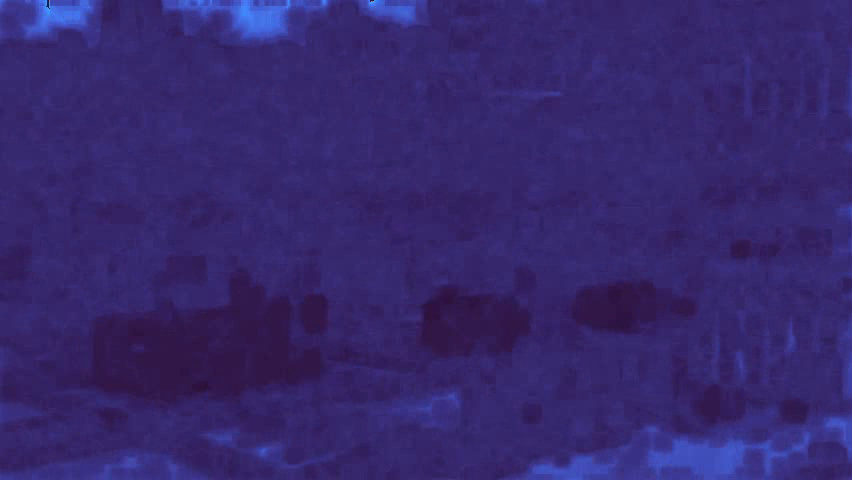
#> input picture frame 14 of resultadoGradientTemprano.mp4, 852 x 480 px, given in place of temprano.mp4, which was not available
$ jupyter execute MotionProyect.ipynb
#> lines starting #> are read from the running program, lines starting #| are printed output that depends on the picture; after the words box and inside, x2 and y2 are one past the last pixel; in counts of white or black regions, pixels touching at a corner belong together; pictures that were not available may be replaced by others from this repository, and a replacement may not be noted
[cell 1]
import os
import numpy as np
import cv2

[cell 2]
def compute_flow(frame1, frame2):
    # convert to grayscale
    gray1 = cv2.cvtColor(frame1, cv2.COLOR_BGR2GRAY)
    gray2 = cv2.cvtColor(frame2, cv2.COLOR_BGR2GRAY)

    # blurr image
    gray1 = cv2.GaussianBlur(gray1, dst=None, ksize=(3,3), sigmaX=5)
    gray2 = cv2.GaussianBlur(gray2, dst=None, ksize=(3,3), sigmaX=5)

    '''flow_params = dict(
        winSize=(5, 5),
        maxLevel=5,
        flow=None,
        flags=0
    )

    flow = cv2.calcOpticalFlowDenseRLOF(gray1, gray2, **flow_params)'''

    flow = cv2.calcOpticalFlowFarneback(gray1, gray2, None,
                                        pyr_scale=0.75,
                                        levels=3,
                                        winsize=10,
                                        iterations=3,
                                        poly_n=5,
                                        poly_sigma=1.2,
                                        flags=0)
    #print(flow)
    return flow


def get_flow_viz(flow):
    """ Obtains BGR image to Visualize the Optical Flow
        """
    hsv = np.zeros((flow.shape[0], flow.shape[1], 3), dtype=np.uint8)
    hsv[..., 1] = 255

    mag, ang = cv2.cartToPolar(flow[..., 0], flow[..., 1])
    hsv[..., 0] = ang*180/np.pi/2
    hsv[..., 2] = cv2.normalize(mag, None, 0, 255, cv2.NORM_MINMAX)
    rgb = cv2.cvtColor(hsv, cv2.COLOR_HSV2RGB)
    return rgb

def get_motion_mask(flow_mag, motion_thresh=1, kernel=np.ones((7,7))):
    """ Obtains Detection Mask from Optical Flow Magnitude
        Inputs:
            flow_mag (array) Optical Flow magnitude
            motion_thresh - thresold to determine motion
            kernel - kernal for Morphological Operations
        Outputs:
            motion_mask - Binray Motion Mask
        """
    motion_mask = np.uint8(flow_mag > motion_thresh)*255
    motion_mask = cv2.erode(motion_mask, kernel, iterations=1)
    motion_mask = cv2.morphologyEx(motion_mask, cv2.MORPH_OPEN, kernel, iterations=1)
    motion_mask = cv2.morphologyEx(motion_mask, cv2.MORPH_CLOSE, kernel, iterations=3)

    return motion_mask

def get_contour_detections_2(fr, mask, ang, angle_thresh=2, thresh=300):
    """ Obtains initial proposed detections from contours discoverd on the
        mask. Scores are taken as the bbox area, larger is higher.
        Inputs:
            mask - thresholded image mask
            angle_thresh - threshold for flow angle standard deviation
            thresh - threshold for contour size
        Outputs:
            detectons - array of proposed detection bounding boxes and scores
                        [[x1,y1,x2,y2,s]]
        """
    # get mask contours
    contours, _ = cv2.findContours(mask,
                                   cv2.RETR_EXTERNAL, # cv2.RETR_TREE,
                                   cv2.CHAIN_APPROX_TC89_L1)
    '''cv2.drawContours(fr, contours, -1, (0, 255, 0), 3)
    plt.imshow(cv2.cvtColor(fr, cv2.COLOR_BGR2RGB))
    plt.axis('off')
    plt.show()'''
    temp_mask = np.zeros_like(mask) # used to get flow angle of contours
    angle_thresh = angle_thresh*ang.std()
    detections = []
    for cnt in contours:
        # get area of contour
        x,y,w,h = cv2.boundingRect(cnt)
        area = w*h

        # get flow angle inside of contour
        cv2.drawContours(temp_mask, [cnt], 0, (255,), -1)
        flow_angle = ang[np.nonzero(temp_mask)]

        if (area > thresh) and (flow_angle.std() < angle_thresh): # hyperparameter
            detections.append([x,y,x+w,y+h, area])

    return np.array(detections)

def draw_bboxesRecortes(frame, detections, output_folder, count):
    for i, det in enumerate(detections):
        x1, y1, x2, y2 = det

        # Recorta la región del bounding box del frame original
        roi = frame[y1:y2, x1:x2].copy()
        output_path = os.path.join(output_folder, f"recorte_{count}_{i}.png")
        cv2.imwrite(output_path, roi)
        # Dibuja el bounding box en la región recortada
        cv2.rectangle(frame, (x1,y1), (x2,y2), (0,255,0), 3)

# [4 lines left out: function draw_bboxes, not called in this run]

[cell 3]
def remove_contained_bboxes(boxes):
    """ Removes all smaller boxes that are contained within larger boxes.
        Requires bboxes to be soirted by area (score)
        Inputs:
            boxes - array bounding boxes sorted (descending) by area
                    [[x1,y1,x2,y2]]
        Outputs:
            keep - indexes of bounding boxes that are not entirely contained
                   in another box
        """
    check_array = np.array([True, True, False, False])
    keep = list(range(0, len(boxes)))
    for i in keep: # range(0, len(bboxes)):
        for j in range(0, len(boxes)):
            # check if box j is completely contained in box i
            if np.all((np.array(boxes[j]) >= np.array(boxes[i])) == check_array):
                try:
                    keep.remove(j)
                except ValueError:
                    continue
    return keep

def non_max_suppression(boxes, scores, threshold=1e-1):
    """
    Perform non-max suppression on a set of bounding boxes
    and corresponding scores.
    Inputs:
        boxes: a list of bounding boxes in the format [xmin, ymin, xmax, ymax]
        scores: a list of corresponding scores
        threshold: the IoU (intersection-over-union) threshold for merging bboxes
    Outputs:
        boxes - non-max suppressed boxes
    """
    # Sort the boxes by score in descending order
    boxes = boxes[np.argsort(scores)[::-1]]

    # remove all contained bounding boxes and get ordered index
    order = remove_contained_bboxes(boxes)

    keep = []
    while order:
        i = order.pop(0)
        keep.append(i)
        for j in order:
            # Calculate the IoU between the two boxes
            intersection = max(0, min(boxes[i][2], boxes[j][2]) - max(boxes[i][0], boxes[j][0])) * \
                           max(0, min(boxes[i][3], boxes[j][3]) - max(boxes[i][1], boxes[j][1]))
            union = (boxes[i][2] - boxes[i][0]) * (boxes[i][3] - boxes[i][1]) + \
                    (boxes[j][2] - boxes[j][0]) * (boxes[j][3] - boxes[j][1]) - intersection
            iou = intersection / union

            # Remove boxes with IoU greater than the threshold
            if iou > threshold:
                order.remove(j)

    return boxes[keep]

[cell 4]
def procesar_frames(frame1, frame2, numframes):
    fr2 = frame2.copy()
    fr2_1 = fr2.copy()
    fr2_2 = frame2.copy()
    fr1 = frame1.copy()
    flow = compute_flow(fr1, fr2)
    mag, ang = cv2.cartToPolar(flow[..., 0], flow[..., 1])
    #cmap_result = plt.get_cmap('hsv_r')(np.log(mag/mag.max()))
    rgb = get_flow_viz(flow)
    motion_thresh = np.c_[np.linspace(0.3, 1, frame1.shape[0])].repeat(frame1.shape[1], axis=-1)
    mask = get_motion_mask(mag, motion_thresh=motion_thresh)
    outbin = cv2.applyColorMap(cv2.convertScaleAbs(mask), cv2.COLORMAP_BONE)
    mask_rgb = cv2.cvtColor(mask, cv2.COLOR_GRAY2RGB)
    detections = get_contour_detections_2(fr2_1, mask, ang, angle_thresh=2, thresh=400)
    #print(detections.shape)
    bboxes = detections[:, :4]
    outGRAD = cv2.applyColorMap(cv2.convertScaleAbs(np.log(mag/mag.max())), cv2.COLORMAP_TURBO)
    scores = detections[:, -1]
    for box in bboxes:
        x1,y1,x2,y2 = box
        cv2.rectangle(mask_rgb, (x1,y1), (x2,y2), (255,0,0), 3)
    #mask_rgb
    nms_bboxes = non_max_suppression(bboxes, scores, threshold=0.4)
    mask_rgb_detections = cv2.cvtColor(mask, cv2.COLOR_GRAY2RGB)
    for det in nms_bboxes:
        x1, y1, x2, y2 = det
        cv2.rectangle(mask_rgb_detections, (x1, y1), (x2, y2), (255, 0, 0), 3)
    draw_bboxesRecortes(fr2_2, nms_bboxes, 'temprano', numframes)
    return outbin, outGRAD,fr2_2

def main(video_path, output_video_path_G, output_video_path_resultado, output_video_path_binary):
#> called with video_path = 'temprano.mp4', output_video_path_G = 'resultadoGradientTemprano.mp4', output_video_path_resultado = 'resultadoTemprano.mp4', output_video_path_binary = 'resultadoBinaryTemprano.mp4'
    numframes = 0
    cap = cv2.VideoCapture(video_path)
    # Asegúrate de que el video se haya abierto correctamente
    if not cap.isOpened():
        print("Error al abrir el video.")
        return

    # Obtiene las propiedades del video
    fps = cap.get(cv2.CAP_PROP_FPS)
    frame_width = int(cap.get(cv2.CAP_PROP_FRAME_WIDTH))
    frame_height = int(cap.get(cv2.CAP_PROP_FRAME_HEIGHT))

    # Crea un objeto VideoWriter para guardar el nuevo video
    fps_deseado = 0.8
    fourcc = cv2.VideoWriter_fourcc(*'XVID')  # or 'H264'
    out_G = cv2.VideoWriter(output_video_path_G, fourcc, fps_deseado, (frame_width, frame_height))
    out_binary = cv2.VideoWriter(output_video_path_binary, fourcc, fps_deseado, (frame_width, frame_height))
    out_resultado = cv2.VideoWriter(output_video_path_resultado, fourcc, fps_deseado, (frame_width, frame_height))
    # Lee el primer frame
    ret, frame1 = cap.read()
#> frame1 is the input picture: shape (480, 852, 3); mean B, G, R 109.4, 39.5, 54.3

    # Establece la frecuencia deseada (un frame por segundo)
    fps_deseado = 3

    while True:
        # Lee el siguiente frame
        ret, frame2 = cap.read()
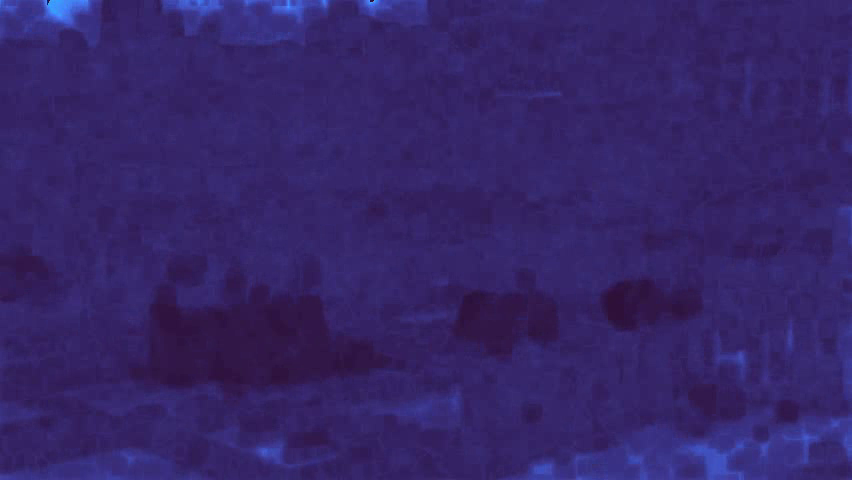
#> input picture frame 15 of resultadoGradientTemprano.mp4, 852 x 480 px, given in place of temprano.mp4, which was not available
#> frame2 is the input picture: shape (480, 852, 3); mean B, G, R 104.5, 37, 53.3
        if not ret:
            break
        # Procesa los frames
        resBin, resultadoG, resultado = procesar_frames(frame1, frame2, numframes)
#> in compute_flow, `gray1 = cv2.cvtColor(frame1, cv2.COLOR_BGR2GRAY)`:
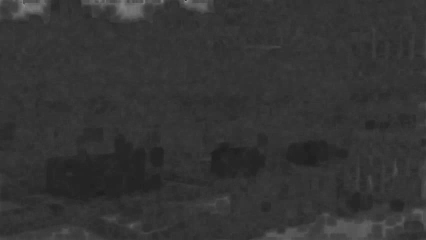
#> gray1: shape (480, 852) (shown at 1/2 size); min 26, max 151, mean 51.9
#> in procesar_frames, `mag, ang = cv2.cartToPolar(flow[..., 0], flow[..., 1])`:
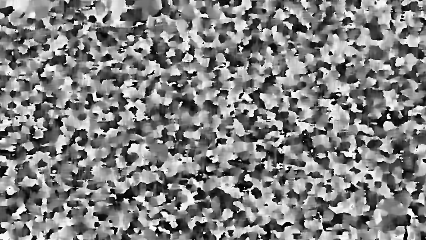
#> ang: shape (480, 852) float32 (shown at 1/2 size); min 2.1e-05, max 6.28, mean 3.19; drawn with min black and max white
#> in get_flow_viz, `hsv[..., 2] = cv2.normalize(mag, None, 0, 255, cv2.NORM_MINMAX)`:
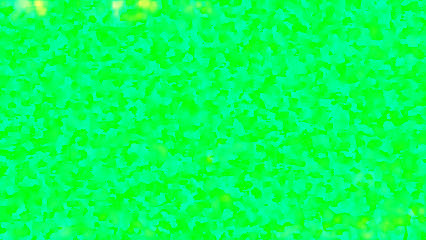
#> hsv: shape (480, 852, 3) (shown at 1/2 size); mean of channels 0, 1, 2 90.9, 255, 4.1; drawn as B, G, R
#> in get_motion_mask, `motion_mask = np.uint8(flow_mag > motion_thresh)*255`:
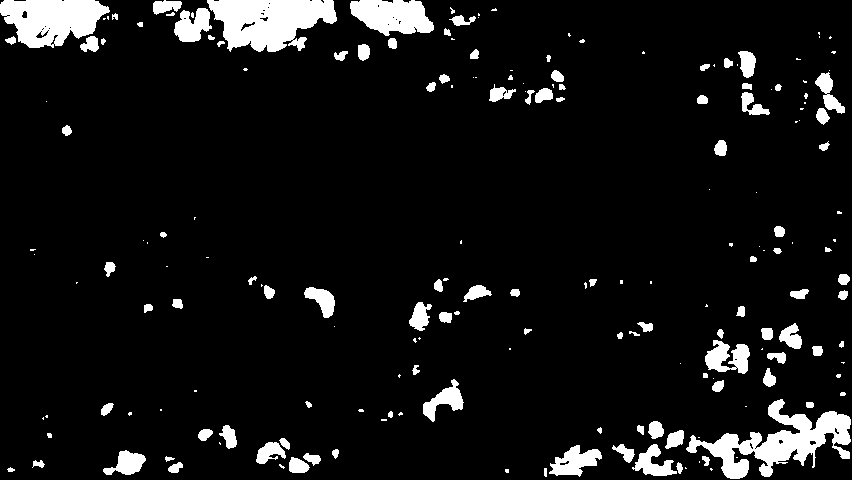
#> motion_mask: shape (480, 852); 7.6% white; 193 white regions (87 under 20 px), largest, box (x1, y1, x2, y2) and area: (686, 399, 851, 479) 4837, (207, 0, 337, 52) 4676, (0, 0, 110, 48) 3676
#> in get_motion_mask, `motion_mask = cv2.morphologyEx(motion_mask, cv2.MORPH_CLOSE, kernel, i..`:
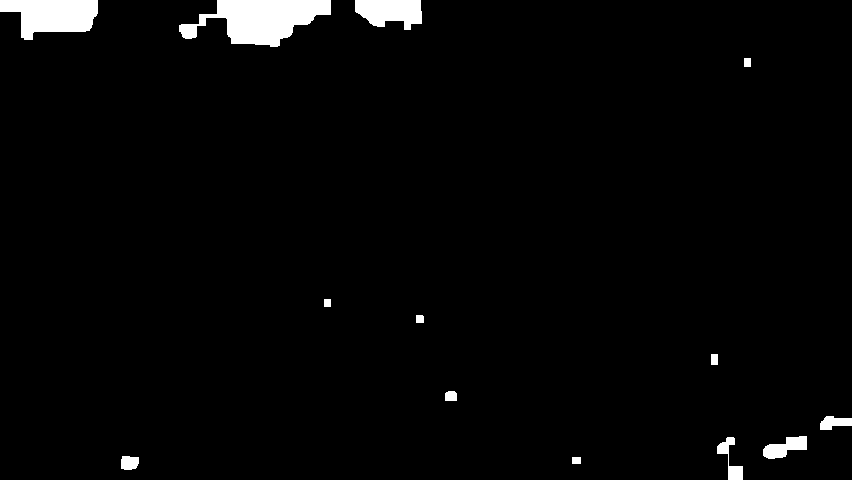
#> motion_mask: shape (480, 852); 2.5% white; 13 white regions, largest, box (x1, y1, x2, y2) and area: (179, 0, 331, 47) 4151, (0, 0, 98, 40) 2712, (355, 0, 422, 30) 1506
#> in get_contour_detections_2, `contours, _ = cv2.findContours(mask, cv2.RETR_EXTERNAL,`: contours = 13 contours; largest, box (x1, y1, x2, y2) and area: (179, 0, 331, 47) 3975, (0, 0, 98, 40) 2595, (355, 0, 422, 30) 1426, (763, 436, 807, 459) 550, (717, 437, 743, 480) 364
#> in get_contour_detections_2, `angle_thresh = angle_thresh*ang.std()`: angle_thresh = 3.64
#> the loop in get_contour_detections_2, `for cnt in contours:` made 13 passes
#> (x, y, w, h, area) on passes 2, 3, 4, 5, 6, 11, 12, 13: (121, 456, 18, 14, 252), (717, 437, 26, 43, 1118), (763, 436, 44, 23, 1012), (820, 416, 32, 14, 448), (445, 391, 12, 10, 120), (355, 0, 67, 30, 2010), (179, 0, 152, 47, 7144), (0, 0, 98, 40, 3920)
#> after the loop in get_contour_detections_2, `for cnt in contours:`: detections = [[717, 437, 743, 480, 1118], [763, 436, 807, 459, 1012], [820, 416, 852, 430, 448], [355, 0, 422, 30, 2010], [179, 0, 331, 47, 7144], [0, 0, 98, 40, 3920]]
#> in procesar_frames, `bboxes = detections[:, :4]`: bboxes = [[717, 437, 743, 480], [763, 436, 807, 459], [820, 416, 852, 430], [355, 0, 422, 30], [179, 0, 331, 47], [0, 0, 98, 40]]
#> in procesar_frames, `outGRAD = cv2.applyColorMap(cv2.convertScaleAbs(np.log(mag/mag.max()))..`:
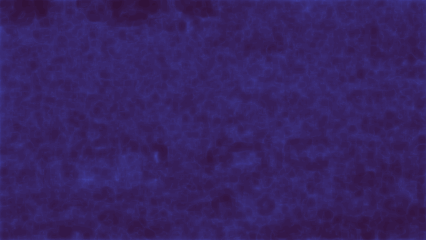
#> outGRAD: shape (480, 852, 3) (shown at 1/2 size); mean B, G, R 97.9, 34.3, 54.4
#> in procesar_frames, `scores = detections[:, -1]`: scores = [1118, 1012, 448, 2010, 7144, 3920]
#> the loop in procesar_frames, `for box in bboxes:` made 6 passes
#> after the loop in procesar_frames, `for box in bboxes:`:
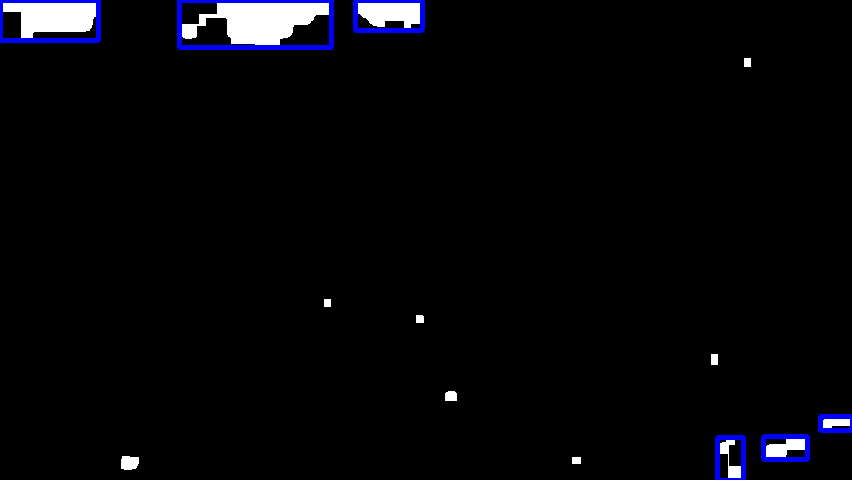
#> mask_rgb: shape (480, 852, 3); mean B, G, R 8.8, 5.6, 5.6
#> in non_max_suppression, `boxes = boxes[np.argsort(scores)[::-1]]`: boxes = [[179, 0, 331, 47], [0, 0, 98, 40], [355, 0, 422, 30], [717, 437, 743, 480], [763, 436, 807, 459], [820, 416, 852, 430]]
#> in remove_contained_bboxes, `keep = list(range(0, len(boxes)))`: keep = [0, 1, 2, 3, 4, 5]
#> the loop in remove_contained_bboxes, `for i in keep:` made 6 passes
#> the loop in non_max_suppression, `while order:` made 6 passes
#> after the loop in non_max_suppression, `while order:`: order = []
#> in procesar_frames, `nms_bboxes = non_max_suppression(bboxes, scores, threshold=0.4)`: nms_bboxes has the same summary as boxes in non_max_suppression
#> the loop in procesar_frames, `for det in nms_bboxes:` made 6 passes
#> the loop in draw_bboxesRecortes, `for i, det in enumerate(detections):` made 6 passes
#> pass 1, in draw_bboxesRecortes, `roi = frame[y1:y2, x1:x2].copy()`:
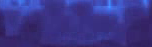
#> roi: shape (47, 152, 3); mean B, G, R 136.6, 52.8, 57.9
#> pass 3, in draw_bboxesRecortes, `roi = frame[y1:y2, x1:x2].copy()`:
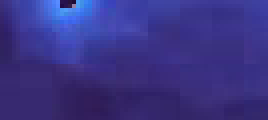
#> roi: shape (30, 67, 3) (shown 4 times larger); mean B, G, R 133.8, 51.5, 57.6
        numframes = numframes +1
        out_G.write(resultadoG)
        # Guarda el resultado en el nuevo video
        out_resultado.write(resultado)

        out_binary.write(resBin)
        # Actualiza el frame1 para el próximo ciclo
        frame1 = frame2

        # Salta frames para alcanzar la frecuencia deseada
        saltos = int(fps / fps_deseado)
        for _ in range(saltos - 1):
            cap.read()

    # Libera los objetos de captura y escritura de video
    cap.release()
    out_G.release()
    out_resultado.release()
    out_binary.release()
    print(f"Video procesado y guardado en {output_video_path}.")

# Ruta del video de entrada
video_path = 'temprano.mp4'  # Reemplaza con la ruta de tu video

# Ruta del video de salida
output_video_path = 'resultadoTemprano.mp4'
output_video_path_Gradient = 'resultadoGradientTemprano.mp4'
output_video_path_binary = 'resultadoBinaryTemprano.mp4'

# Llama a la función principal para procesar los frames y guardar el nuevo video
main(video_path, output_video_path_Gradient, output_video_path, output_video_path_binary)

$ run again, starting later in the video
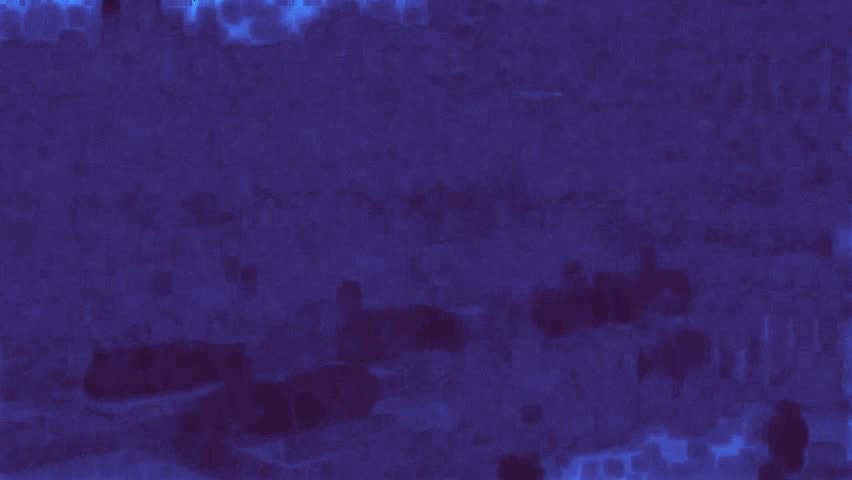
#> input picture frame 66 of resultadoGradientTemprano.mp4, 852 x 480 px, given in place of temprano.mp4, which was not available
#> in main, frame1 is the input picture: shape (480, 852, 3); mean B, G, R 105.5, 37.6, 53.9
#> outbin: shape (480, 852, 3); 1.6% white; 18 white regions
#> contours = 18 contours; largest, box (x1, y1, x2, y2) and area: (692, 430, 759, 469) 1162, (15, 0, 59, 48) 1022, (160, 0, 198, 36) 721, (379, 0, 405, 26) 526, (262, 27, 307, 47) 394
#> angle_thresh = 3.7
#> the loop in get_contour_detections_2, `for cnt in contours:` made 18 passes
#> (x, y, w, h, area) on passes 1 to 8: (537, 458, 31, 22, 682), (609, 453, 22, 14, 308), (797, 441, 15, 16, 240), (645, 435, 20, 14, 280), (692, 430, 67, 39, 2613), (796, 409, 9, 12, 108), (367, 367, 17, 13, 221), (333, 357, 13, 9, 117)
#> after the loop in get_contour_detections_2, `for cnt in contours:`: detections = [[537, 458, 568, 480, 682], [692, 430, 759, 469, 2613], [262, 27, 307, 47, 900], [379, 0, 405, 26, 676], [160, 0, 198, 36, 1368], [15, 0, 59, 48, 2112]]
#> bboxes = [[537, 458, 568, 480], [692, 430, 759, 469], [262, 27, 307, 47], [379, 0, 405, 26], [160, 0, 198, 36], [15, 0, 59, 48]]
#> scores = [682, 2613, 900, 676, 1368, 2112]
#> the loop in procesar_frames, `for box in bboxes:` made 6 passes
#> after the loop in procesar_frames, `for box in bboxes:`:
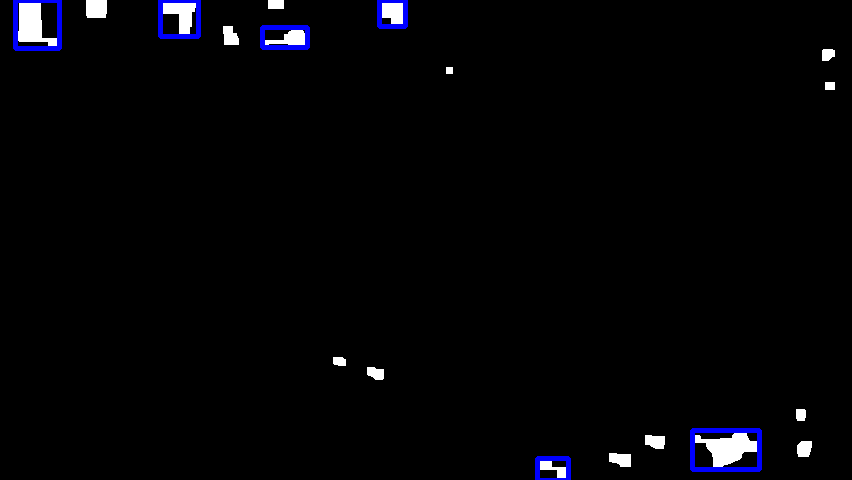
#> mask_rgb: shape (480, 852, 3); mean B, G, R 6.1, 3.6, 3.6
#> boxes = [[692, 430, 759, 469], [15, 0, 59, 48], [160, 0, 198, 36], [262, 27, 307, 47], [537, 458, 568, 480], [379, 0, 405, 26]]
#> in remove_contained_bboxes, `keep = list(range(0, len(boxes)))`: keep = [0, 1, 2, 3, 4, 5]
#> the loop in remove_contained_bboxes, `for i in keep:` made 6 passes
#> the loop in non_max_suppression, `while order:` made 6 passes
#> after the loop in non_max_suppression, `while order:`: order = []
#> nms_bboxes has the same summary as boxes in non_max_suppression
#> the loop in procesar_frames, `for det in nms_bboxes:` made 6 passes
#> the loop in draw_bboxesRecortes, `for i, det in enumerate(detections):` made 6 passes
#> pass 3, in draw_bboxesRecortes, `roi = frame[y1:y2, x1:x2].copy()`:
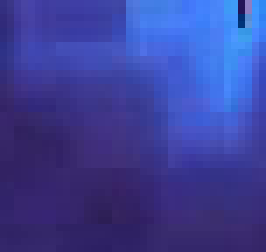
#> roi: shape (36, 38, 3) (shown 7 times larger); mean B, G, R 152.9, 64.3, 59.6
